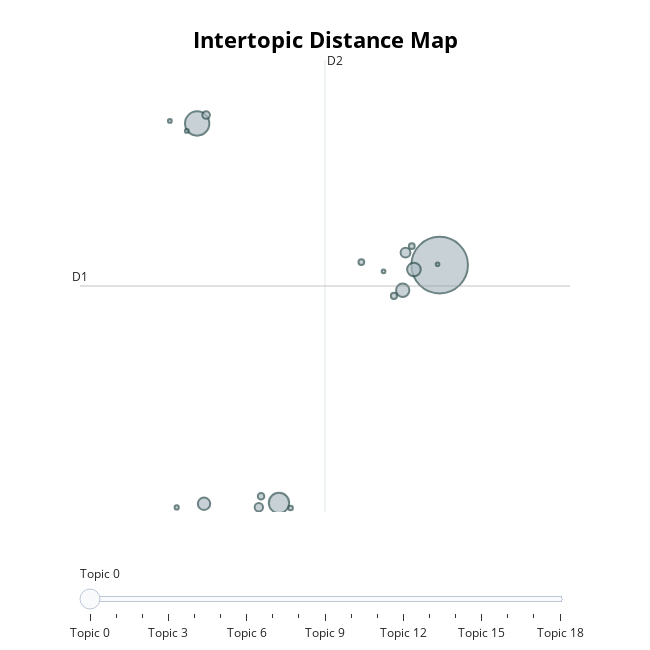

The code cell stored with this chart in its notebook:
### Markdown cell above
# 5. Visualize Topics
We can call .visualize_topics to create a 2D representation of the topics. The  graph is a plotly interactive graph which can be converted to HTML:

Note: If you get the error 'ValueError: Mime type rendering requires nbformat>=4.2.0 but it is not installed', go to terminal and type 'pip install --upgrade nbformat  '

### Code cell
# Visualize topics with an interactive plot
topic_model.visualize_topics()

### Figure 1 — Plotly figure (JSON) as saved in the notebook; plotly's stock layout.template omitted (floating-point values rounded to 4 significant figures)
{"data": [{"customdata": [[0, "child | classroom | behavior | teacher | interact", 2919], [1, "justic | ansari | jecresq | mashburn | refer", 539], [2, "data | studi | observ | analysi | miss", 377], [3, "earli | childhood | quarterli | educ | research", 169], [4, "year | month | camera | videotap | video", 162], [5, "journal | univers | press | publish | educ", 140], [6, "collabor | interact | activ | group | agecid", 88], [7, "phonolog | awar | vocabulari | print | knowledg", 64], [8, "priscilla | sophia | ginger | look | cook", 53], [9, "tabl | descript | correl | statist | shown", 39], [10, "head | start | program | year | school", 34], [11, "peer | interact | etholog | perspect | relationship", 31], [12, "ecolog | econom | human | aspect | develop", 30], [13, "evid | synthesi | best | multigrad | class", 19], [14, "download | content | could | young | xdapyr", 16], [15, "vygotski | vygotskian | thevygotskian | hidden | thatw", 14], [16, "elbat | dlihc | eton | empc | evitingoc", 13], [17, "goldman | jane | clark | gineg | situ", 13], [18, "hyperact | support | organ | emot | level", 12]], "hovertemplate": "<b>Topic %{customdata[0]}</b><br>%{customdata[1]}<br>Size: %{customdata[2]}", "legendgroup": "", "marker": {"color": "#B0BEC5", "line": {"color": "DarkSlateGrey", "width": 2}, "size": [2919, 539, 377, 169, 162, 140, 88, 64, 53, 39, 34, 31, 30, 19, 16, 14, 13, 13, 12], "sizemode": "area", "sizeref": 1.824, "symbol": "circle"}, "mode": "markers", "name": "", "orientation": "v", "showlegend": false, "type": "scatter", "x": [12.44, 8.969, 10.14, 12.07, 11.91, 9.068, 11.95, 9.853, 9.097, 9.884, 11.79, 12.04, 11.32, 10.31, 8.677, 8.821, 11.64, 8.578, 12.41], "xaxis": "x", "y": [11.01, 18.2, -1.07, 10.79, 9.73, -1.112, 11.64, -1.288, 18.63, -0.7319, 9.443, 11.97, 11.16, -1.33, -1.297, 17.82, 10.69, 18.33, 11.05], "yaxis": "y"}], "layout": {"annotations": [{"showarrow": false, "text": "D1", "x": 7.292, "y": 9.946, "yshift": 10}, {"showarrow": false, "text": "D2", "x": 10.8, "xshift": 10, "y": 21.42}], "height": 650, "hoverlabel": {"bgcolor": "white", "font": {"family": "Rockwell", "size": 16}}, "legend": {"itemsizing": "constant", "tracegroupgap": 0}, "margin": {"t": 60}, "shapes": [{"line": {"color": "#CFD8DC", "width": 2}, "type": "line", "x0": 10.8, "x1": 10.8, "y0": -1.529, "y1": 21.42}, {"line": {"color": "#9E9E9E", "width": 2}, "type": "line", "x0": 7.292, "x1": 14.31, "y0": 9.946, "y1": 9.946}], "sliders": [{"active": 0, "pad": {"t": 50}, "steps": [{"args": [{"marker.color": [["red", "#B0BEC5", "#B0BEC5", "#B0BEC5", "#B0BEC5", "#B0BEC5", "#B0BEC5", "#B0BEC5", "#B0BEC5", "#B0BEC5", "#B0BEC5", "#B0BEC5", "#B0BEC5", "#B0BEC5", "#B0BEC5", "#B0BEC5", "#B0BEC5", "#B0BEC5", "#B0BEC5"]]}], "label": "Topic 0", "method": "update"}, {"args": [{"marker.color": [["#B0BEC5", "red", "#B0BEC5", "#B0BEC5", "#B0BEC5", "#B0BEC5", "#B0BEC5", "#B0BEC5", "#B0BEC5", "#B0BEC5", "#B0BEC5", "#B0BEC5", "#B0BEC5", "#B0BEC5", "#B0BEC5", "#B0BEC5", "#B0BEC5", "#B0BEC5", "#B0BEC5"]]}], "label": "Topic 1", "method": "update"}, {"args": [{"marker.color": [["#B0BEC5", "#B0BEC5", "red", "#B0BEC5", "#B0BEC5", "#B0BEC5", "#B0BEC5", "#B0BEC5", "#B0BEC5", "#B0BEC5", "#B0BEC5", "#B0BEC5", "#B0BEC5", "#B0BEC5", "#B0BEC5", "#B0BEC5", "#B0BEC5", "#B0BEC5", "#B0BEC5"]]}], "label": "Topic 2", "method": "update"}, {"args": [{"marker.color": [["#B0BEC5", "#B0BEC5", "#B0BEC5", "red", "#B0BEC5", "#B0BEC5", "#B0BEC5", "#B0BEC5", "#B0BEC5", "#B0BEC5", "#B0BEC5", "#B0BEC5", "#B0BEC5", "#B0BEC5", "#B0BEC5", "#B0BEC5", "#B0BEC5", "#B0BEC5", "#B0BEC5"]]}], "label": "Topic 3", "method": "update"}, {"args": [{"marker.color": [["#B0BEC5", "#B0BEC5", "#B0BEC5", "#B0BEC5", "red", "#B0BEC5", "#B0BEC5", "#B0BEC5", "#B0BEC5", "#B0BEC5", "#B0BEC5", "#B0BEC5", "#B0BEC5", "#B0BEC5", "#B0BEC5", "#B0BEC5", "#B0BEC5", "#B0BEC5", "#B0BEC5"]]}], "label": "Topic 4", "method": "update"}, {"args": [{"marker.color": [["#B0BEC5", "#B0BEC5", "#B0BEC5", "#B0BEC5", "#B0BEC5", "red", "#B0BEC5", "#B0BEC5", "#B0BEC5", "#B0BEC5", "#B0BEC5", "#B0BEC5", "#B0BEC5", "#B0BEC5", "#B0BEC5", "#B0BEC5", "#B0BEC5", "#B0BEC5", "#B0BEC5"]]}], "label": "Topic 5", "method": "update"}, {"args": [{"marker.color": [["#B0BEC5", "#B0BEC5", "#B0BEC5", "#B0BEC5", "#B0BEC5", "#B0BEC5", "red", "#B0BEC5", "#B0BEC5", "#B0BEC5", "#B0BEC5", "#B0BEC5", "#B0BEC5", "#B0BEC5", "#B0BEC5", "#B0BEC5", "#B0BEC5", "#B0BEC5", "#B0BEC5"]]}], "label": "Topic 6", "method": "update"}, {"args": [{"marker.color": [["#B0BEC5", "#B0BEC5", "#B0BEC5", "#B0BEC5", "#B0BEC5", "#B0BEC5", "#B0BEC5", "red", "#B0BEC5", "#B0BEC5", "#B0BEC5", "#B0BEC5", "#B0BEC5", "#B0BEC5", "#B0BEC5", "#B0BEC5", "#B0BEC5", "#B0BEC5", "#B0BEC5"]]}], "label": "Topic 7", "method": "update"}, {"args": [{"marker.color": [["#B0BEC5", "#B0BEC5", "#B0BEC5", "#B0BEC5", "#B0BEC5", "#B0BEC5", "#B0BEC5", "#B0BEC5", "red", "#B0BEC5", "#B0BEC5", "#B0BEC5", "#B0BEC5", "#B0BEC5", "#B0BEC5", "#B0BEC5", "#B0BEC5", "#B0BEC5", "#B0BEC5"]]}], "label": "Topic 8", "method": "update"}, {"args": [{"marker.color": [["#B0BEC5", "#B0BEC5", "#B0BEC5", "#B0BEC5", "#B0BEC5", "#B0BEC5", "#B0BEC5", "#B0BEC5", "#B0BEC5", "red", "#B0BEC5", "#B0BEC5", "#B0BEC5", "#B0BEC5", "#B0BEC5", "#B0BEC5", "#B0BEC5", "#B0BEC5", "#B0BEC5"]]}], "label": "Topic 9", "method": "update"}, {"args": [{"marker.color": [["#B0BEC5", "#B0BEC5", "#B0BEC5", "#B0BEC5", "#B0BEC5", "#B0BEC5", "#B0BEC5", "#B0BEC5", "#B0BEC5", "#B0BEC5", "red", "#B0BEC5", "#B0BEC5", "#B0BEC5", "#B0BEC5", "#B0BEC5", "#B0BEC5", "#B0BEC5", "#B0BEC5"]]}], "label": "Topic 10", "method": "update"}, {"args": [{"marker.color": [["#B0BEC5", "#B0BEC5", "#B0BEC5", "#B0BEC5", "#B0BEC5", "#B0BEC5", "#B0BEC5", "#B0BEC5", "#B0BEC5", "#B0BEC5", "#B0BEC5", "red", "#B0BEC5", "#B0BEC5", "#B0BEC5", "#B0BEC5", "#B0BEC5", "#B0BEC5", "#B0BEC5"]]}], "label": "Topic 11", "method": "update"}, {"args": [{"marker.color": [["#B0BEC5", "#B0BEC5", "#B0BEC5", "#B0BEC5", "#B0BEC5", "#B0BEC5", "#B0BEC5", "#B0BEC5", "#B0BEC5", "#B0BEC5", "#B0BEC5", "#B0BEC5", "red", "#B0BEC5", "#B0BEC5", "#B0BEC5", "#B0BEC5", "#B0BEC5", "#B0BEC5"]]}], "label": "Topic 12", "method": "update"}, {"args": [{"marker.color": [["#B0BEC5", "#B0BEC5", "#B0BEC5", "#B0BEC5", "#B0BEC5", "#B0BEC5", "#B0BEC5", "#B0BEC5", "#B0BEC5", "#B0BEC5", "#B0BEC5", "#B0BEC5", "#B0BEC5", "red", "#B0BEC5", "#B0BEC5", "#B0BEC5", "#B0BEC5", "#B0BEC5"]]}], "label": "Topic 13", "method": "update"}, {"args": [{"marker.color": [["#B0BEC5", "#B0BEC5", "#B0BEC5", "#B0BEC5", "#B0BEC5", "#B0BEC5", "#B0BEC5", "#B0BEC5", "#B0BEC5", "#B0BEC5", "#B0BEC5", "#B0BEC5", "#B0BEC5", "#B0BEC5", "red", "#B0BEC5", "#B0BEC5", "#B0BEC5", "#B0BEC5"]]}], "label": "Topic 14", "method": "update"}, {"args": [{"marker.color": [["#B0BEC5", "#B0BEC5", "#B0BEC5", "#B0BEC5", "#B0BEC5", "#B0BEC5", "#B0BEC5", "#B0BEC5", "#B0BEC5", "#B0BEC5", "#B0BEC5", "#B0BEC5", "#B0BEC5", "#B0BEC5", "#B0BEC5", "red", "#B0BEC5", "#B0BEC5", "#B0BEC5"]]}], "label": "Topic 15", "method": "update"}, {"args": [{"marker.color": [["#B0BEC5", "#B0BEC5", "#B0BEC5", "#B0BEC5", "#B0BEC5", "#B0BEC5", "#B0BEC5", "#B0BEC5", "#B0BEC5", "#B0BEC5", "#B0BEC5", "#B0BEC5", "#B0BEC5", "#B0BEC5", "#B0BEC5", "#B0BEC5", "red", "#B0BEC5", "#B0BEC5"]]}], "label": "Topic 16", "method": "update"}, {"args": [{"marker.color": [["#B0BEC5", "#B0BEC5", "#B0BEC5", "#B0BEC5", "#B0BEC5", "#B0BEC5", "#B0BEC5", "#B0BEC5", "#B0BEC5", "#B0BEC5", "#B0BEC5", "#B0BEC5", "#B0BEC5", "#B0BEC5", "#B0BEC5", "#B0BEC5", "#B0BEC5", "red", "#B0BEC5"]]}], "label": "Topic 17", "method": "update"}, {"args": [{"marker.color": [["#B0BEC5", "#B0BEC5", "#B0BEC5", "#B0BEC5", "#B0BEC5", "#B0BEC5", "#B0BEC5", "#B0BEC5", "#B0BEC5", "#B0BEC5", "#B0BEC5", "#B0BEC5", "#B0BEC5", "#B0BEC5", "#B0BEC5", "#B0BEC5", "#B0BEC5", "#B0BEC5", "red"]]}], "label": "Topic 18", "method": "update"}]}], "title": {"font": {"color": "Black", "size": 22}, "text": "<b>Intertopic Distance Map</b>", "x": 0.5, "xanchor": "center", "y": 0.95, "yanchor": "top"}, "width": 650, "xaxis": {"anchor": "y", "domain": [0, 1], "range": [7.292, 14.31], "title": {"text": ""}, "visible": false}, "yaxis": {"anchor": "x", "domain": [0, 1], "range": [-1.529, 21.42], "title": {"text": ""}, "visible": false}}}
